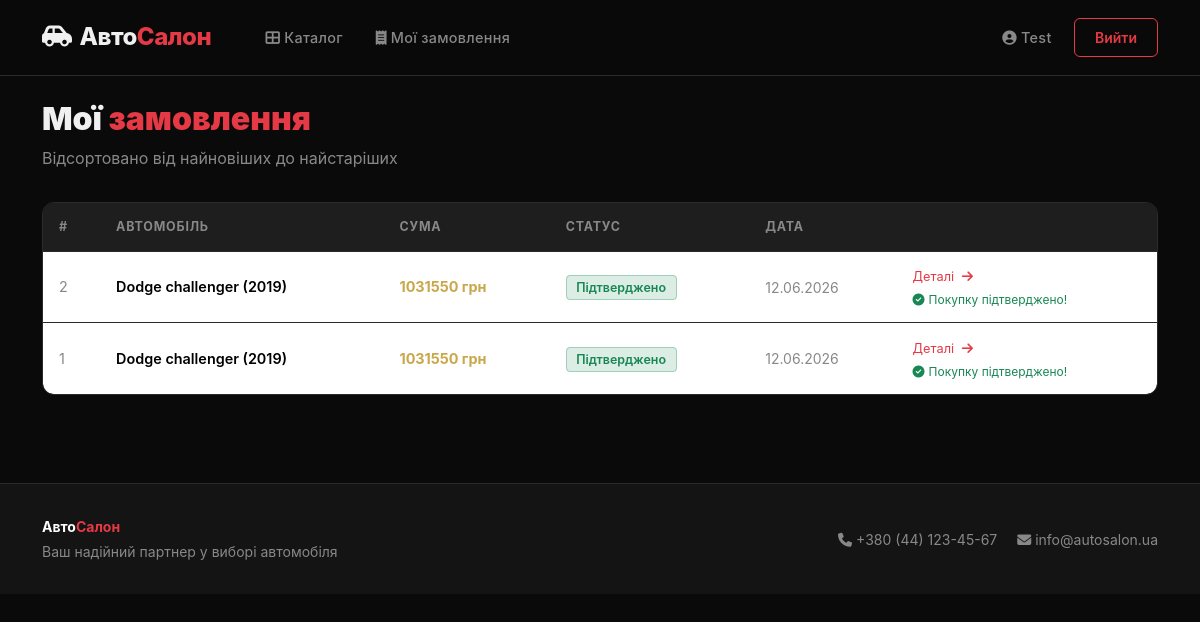
The app's page /my-orders/ (signed in) with its own data.
### cars/models.py (models this page shows, shortened)
class Order(models.Model):
    STATUS_CHOICES = [
        ('pending', 'Очікує підтвердження'),
        ('confirmed', 'Підтверджено'),
        ('cancelled', 'Скасовано'),
        ('completed', 'Завершено'),
    ]
    user = models.ForeignKey(
        User, on_delete=models.CASCADE, related_name='orders', verbose_name='Користувач'
    )
    car = models.ForeignKey(
        Car, on_delete=models.CASCADE, related_name='orders', verbose_name='Автомобіль'
    )
    status = models.CharField(
        max_length=20, choices=STATUS_CHOICES, default='pending', verbose_name='Статус'
    )
    full_name = models.CharField(max_length=200, verbose_name='Повне ім\'я')
    phone = models.CharField(max_length=20, verbose_name='Телефон')
    comment = models.TextField(blank=True, verbose_name='Коментар')
    final_price = models.DecimalField(
        max_digits=12, decimal_places=2, verbose_name='Фінальна ціна (грн)'
    )
    created_at = models.DateTimeField(auto_now_add=True, verbose_name='Дата замовлення')
    updated_at = models.DateTimeField(auto_now=True, verbose_name='Оновлено')
    confirmed_at = models.DateTimeField(null=True, blank=True, verbose_name='Дата підтвердження')
    class Meta:
        verbose_name = 'Замовлення'
        verbose_name_plural = 'Замовлення'
        ordering = ['-created_at']  # найновіші замовлення — першими

class Car(models.Model):
    TRANSMISSION_CHOICES = [
        ('manual', 'Механіка'),
        ('automatic', 'Автомат'),
        ('robot', 'Робот'),
        ('variator', 'Варіатор'),
    ]
    FUEL_CHOICES = [
        ('petrol', 'Бензин'),
        ('diesel', 'Дизель'),
        ('electric', 'Електро'),
        ('hybrid', 'Гібрид'),
        ('gas', 'Газ'),
    ]
    DRIVE_CHOICES = [
        ('fwd', 'Передній'),
        ('rwd', 'Задній'),
        ('awd', 'Повний'),
    ]
    category = models.ForeignKey(
        CarCategory, on_delete=models.SET_NULL, null=True,
        related_name='cars', verbose_name='Категорія'
    )
    brand = models.CharField(max_length=100, verbose_name='Марка')
    model = models.CharField(max_length=100, verbose_name='Модель')
    year = models.PositiveIntegerField(verbose_name='Рік випуску')
    price = models.DecimalField(max_digits=12, decimal_places=2, verbose_name='Ціна (грн)')
    mileage = models.PositiveIntegerField(default=0, verbose_name='Пробіг (км)')
    engine_volume = models.DecimalField(
        max_digits=3, decimal_places=1, verbose_name='Об\'єм двигуна (л)'
    )
    engine_power = models.PositiveIntegerField(verbose_name='Потужність (к.с.)')
    transmission = models.CharField(
        max_length=20, choices=TRANSMISSION_CHOICES, verbose_name='КПП'
    )
    fuel_type = models.CharField(
        max_length=20, choices=FUEL_CHOICES, verbose_name='Паливо'
    )
    drive_type = models.CharField(
        max_length=10, choices=DRIVE_CHOICES, verbose_name='Привід'
    )
    color = models.CharField(max_length=50, verbose_name='Колір')
    description = models.TextField(blank=True, verbose_name='Опис')
    image = models.ImageField(
        upload_to='cars/', blank=True, null=True, verbose_name='Фото'
    )
    is_available = models.BooleanField(default=True, verbose_name='Доступний')
    created_at = models.DateTimeField(auto_now_add=True, verbose_name='Додано')
    updated_at = models.DateTimeField(auto_now=True, verbose_name='Оновлено')
    class Meta:
        verbose_name = 'Автомобіль'
        verbose_name_plural = 'Автомобілі'
        ordering = ['-created_at', 'brand', 'model']  # нові — першими, потім A–Z
    def __str__(self):
        return f'{self.brand} {self.model} ({self.year})'

### cars/views.py (the view)
# urls.py: path('my-orders/', views.my_orders, name='my_orders'),
@login_required
def my_orders(request):
    orders = Order.objects.filter(user=request.user).order_by('-created_at')
    return render(request, 'cars/my_orders.html', {'orders': orders})

### templates/cars/my_orders.html (shortened to what this page needs)
{% extends 'base.html' %}
{% block content %}
<h2 style="font-weight:900; margin-bottom:0.5rem;">Мої <span style="color:var(--accent)">замовлення</span></h2>
<p style="color:var(--text-muted); margin-bottom:2rem;">Відсортовано від найновіших до найстаріших</p>
{% if orders %}
<div style="background:var(--surface); border:1px solid var(--border); border-radius:12px; overflow:hidden;">
  <table class="table table-dark-custom mb-0">
    <thead>
      <tr>
        <th>#</th>
        <th>Автомобіль</th>
        <th>Сума</th>
        <th>Статус</th>
        <th>Дата</th>
        <th></th>
      </tr>
    </thead>
    <tbody>
      {% for order in orders %}
      <tr>
        <td style="color:var(--text-muted);">{{ order.pk }}</td>
        <td style="font-weight:600;">{{ order.car }}</td>
        <td style="color:var(--gold); font-weight:700;">{{ order.final_price|floatformat:0 }} грн</td>
        <td>
          <span class="badge-status-{{ order.status }}" style="font-size:0.78rem; padding:0.25rem 0.6rem; border-radius:4px; font-weight:600;">
            {{ order.get_status_display }}
          </span>
        </td>
        <td style="color:var(--text-muted); font-size:0.875rem;">{{ order.created_at|date:"d.m.Y" }}</td>
        <td>
          <a href="{% url 'order_detail' order.pk %}" style="color:var(--accent); font-size:0.8rem;">
            Деталі <i class="fas fa-arrow-right ms-1"></i>
          </a>
              {% if order.status == 'confirmed' %}
               <div style="color:#198754; font-size:0.75rem; margin-top:0.25rem;">
               <i class="fas fa-check-circle me-1"></i>Покупку підтверджено!
              </div>
              {% elif order.status == 'pending' %}
                <div style="color:#ffc107; font-size:0.75rem; margin-top:0.25rem;">
                 <i class="fas fa-clock me-1"></i>Очікує підтвердження
              </div>
            {% endif %}
        </td>
      </tr>
      {% endfor %}
    </tbody>
  </table>
</div>
{% endif %}
{% endblock %}

### templates/base.html (shortened to what this page needs)
<!DOCTYPE html>
<html lang="uk">
<head>
    <link href="https://cdnjs.cloudflare.com/ajax/libs/bootstrap/5.3.2/css/bootstrap.min.css" rel="stylesheet">
    <link href="https://cdnjs.cloudflare.com/ajax/libs/font-awesome/6.5.0/css/all.min.css" rel="stylesheet">
</head>
<body>
<nav class="navbar navbar-expand-lg">
    <div class="container">
        <a class="navbar-brand" href="{% url 'index' %}">
            <i class="fas fa-car-side me-2"></i>Авто<span>Салон</span>
        </a>
        <div class="collapse navbar-collapse" id="navMenu">
            <ul class="navbar-nav me-auto ms-4 gap-1">
                <li class="nav-item">
                    <a class="nav-link" href="{% url 'car_list' %}">
                        <i class="fas fa-th-large me-1"></i>Каталог
                    </a>
                </li>
                {% if user.is_authenticated %}
                <li class="nav-item">
                    <a class="nav-link" href="{% url 'my_orders' %}">
                        <i class="fas fa-receipt me-1"></i>Мої замовлення
                    </a>
                </li>
                {% endif %}
            </ul>
            <div class="d-flex gap-2 align-items-center">
                {% if user.is_authenticated %}
                    <span class="nav-link text-muted">
                        <i class="fas fa-user-circle me-1"></i>{{ user.first_name|default:user.username }}
                    </span>
                    <a href="{% url 'logout' %}" class="btn-outline-accent btn">Вийти</a>
                {% else %}
                    <a href="{% url 'login' %}" class="btn-outline-accent btn">Увійти</a>
                    <a href="{% url 'register' %}" class="btn-accent btn">Реєстрація</a>
                {% endif %}
            </div>
        </div>
    </div>
</nav>
<main class="py-4">
    <div class="container">
        {% block content %}{% endblock %}
    </div>
</main>
<footer>
    <div class="container">
        <div class="row align-items-center">
            <div class="col-md-6">
                <strong class="text-white">Авто<span style="color:var(--accent)">Салон</span></strong>
                <p class="mt-1 mb-0">Ваш надійний партнер у виборі автомобіля</p>
            </div>
            <div class="col-md-6 text-md-end mt-3 mt-md-0">
                <span><i class="fas fa-phone me-1"></i>+380 (44) 123-45-67</span>
                <span class="ms-3"><i class="fas fa-envelope me-1"></i>info@autosalon.ua</span>
            </div>
        </div>
    </div>
</footer>
</body>
</html>

### templates/base.html (style rules this page uses)
:root { --primary: #0a0a0a; --accent: #e63946; --accent-dark: #c1121f; --surface: #141414; --surface2: #1e1e1e; --border: #2a2a2a; --text: #f0f0f0; --text-muted: #888; --gold: #c9a84c; }
* { margin: 0; padding: 0; box-sizing: border-box; }
body { background: var(--primary); color: var(--text); font-family: 'Inter', -apple-system, BlinkMacSystemFont, sans-serif; min-height: 100vh; }
.navbar { background: rgba(10,10,10,0.97) !important; border-bottom: 1px solid var(--border); backdrop-filter: blur(10px); padding: 0.9rem 0; position: sticky; top: 0; z-index: 1000; }
.navbar-brand { font-size: 1.5rem; font-weight: 800; letter-spacing: -0.5px; color: var(--text) !important; }
.navbar-brand span { color: var(--accent); }
.nav-link { color: var(--text-muted) !important; font-weight: 500; font-size: 0.9rem; letter-spacing: 0.3px; transition: color 0.2s; padding: 0.5rem 0.9rem !important; }
.btn-outline-accent { border: 1.5px solid var(--accent); color: var(--accent); background: transparent; border-radius: 6px; font-weight: 600; font-size: 0.875rem; padding: 0.5rem 1.25rem; transition: all 0.2s; }
.badge-status-confirmed { background: rgba(25,135,84,0.15); color: #198754; border: 1px solid rgba(25,135,84,0.3); }
.table-dark-custom { background: var(--surface); color: var(--text); border-radius: 10px; overflow: hidden; }
.table-dark-custom th { background: var(--surface2); color: var(--text-muted); font-size: 0.78rem; font-weight: 700; text-transform: uppercase; letter-spacing: 0.8px; border-bottom: 1px solid var(--border); padding: 0.9rem 1rem; }
.table-dark-custom td { border-bottom: 1px solid var(--border); padding: 0.85rem 1rem; vertical-align: middle; font-size: 0.9rem; }
.table-dark-custom tr:last-child td { border-bottom: none; }
footer { background: var(--surface); border-top: 1px solid var(--border); padding: 2rem 0; margin-top: 4rem; color: var(--text-muted); font-size: 0.875rem; }
a { color: inherit; text-decoration: none; }

### records on screen
Order: pk "2", car "Dodge challenger (2019)", final_price "1031550", status "Підтверджено", created_at "12.06.2026", shows "Покупку підтверджено!"
Order: pk "1", car "Dodge challenger (2019)", final_price "1031550", status "Підтверджено", created_at "12.06.2026", shows "Покупку підтверджено!"

### other values on screen
{{ user.first_name|default:user.username }} "Test"
